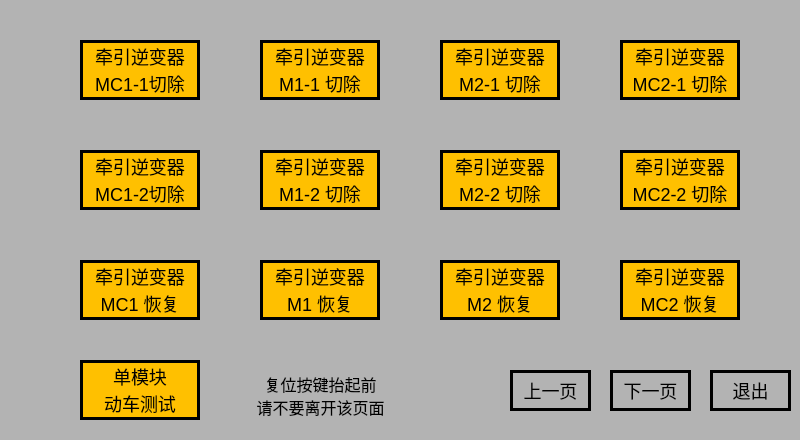
<?xml version="1.0" encoding="UTF-8"?>
<ui version="4.0">
 <class>VehicleInstructionTestPage</class>
 <widget class="QWidget" name="VehicleInstructionTestPage">
  <property name="geometry">
   <rect>
    <x>0</x>
    <y>0</y>
    <width>800</width>
    <height>440</height>
   </rect>
  </property>
  <property name="windowTitle">
   <string>Form</string>
  </property>
  <property name="styleSheet">
   <string notr="true"/>
  </property>
  <widget class="QLabel" name="VITest_background">
   <property name="geometry">
    <rect>
     <x>0</x>
     <y>0</y>
     <width>800</width>
     <height>440</height>
    </rect>
   </property>
   <property name="styleSheet">
    <string notr="true">background-color: rgb(179, 179, 179);</string>
   </property>
   <property name="text">
    <string/>
   </property>
  </widget>
  <widget class="QPushButton" name="VITest_Button_L1R1">
   <property name="geometry">
    <rect>
     <x>80</x>
     <y>40</y>
     <width>120</width>
     <height>60</height>
    </rect>
   </property>
   <property name="focusPolicy">
    <enum>Qt::NoFocus</enum>
   </property>
   <property name="styleSheet">
    <string notr="true">font: 75  18px ;
background-color: rgb(255, 192, 0);
border:3px solid rgb(0, 0, 0);</string>
   </property>
   <property name="text">
    <string>牵引逆变器
MC1-1切除</string>
   </property>
  </widget>
  <widget class="QPushButton" name="VITest_Button_L1R2">
   <property name="geometry">
    <rect>
     <x>260</x>
     <y>40</y>
     <width>120</width>
     <height>60</height>
    </rect>
   </property>
   <property name="focusPolicy">
    <enum>Qt::NoFocus</enum>
   </property>
   <property name="styleSheet">
    <string notr="true">font: 75  18px ;
background-color: rgb(255, 192, 0);
border:3px solid rgb(0, 0, 0);</string>
   </property>
   <property name="text">
    <string>牵引逆变器
M1-1 切除</string>
   </property>
  </widget>
  <widget class="QPushButton" name="VITest_Button_L1R3">
   <property name="geometry">
    <rect>
     <x>440</x>
     <y>40</y>
     <width>120</width>
     <height>60</height>
    </rect>
   </property>
   <property name="focusPolicy">
    <enum>Qt::NoFocus</enum>
   </property>
   <property name="styleSheet">
    <string notr="true">font: 75  18px ;
background-color: rgb(255, 192, 0);
border:3px solid rgb(0, 0, 0);</string>
   </property>
   <property name="text">
    <string>牵引逆变器
M2-1 切除</string>
   </property>
  </widget>
  <widget class="QPushButton" name="VITest_Button_L1R4">
   <property name="geometry">
    <rect>
     <x>620</x>
     <y>40</y>
     <width>120</width>
     <height>60</height>
    </rect>
   </property>
   <property name="focusPolicy">
    <enum>Qt::NoFocus</enum>
   </property>
   <property name="styleSheet">
    <string notr="true">font: 75  18px ;
background-color: rgb(255, 192, 0);
border:3px solid rgb(0, 0, 0);</string>
   </property>
   <property name="text">
    <string>牵引逆变器
MC2-1 切除</string>
   </property>
  </widget>
  <widget class="QPushButton" name="VITest_Button_prePage">
   <property name="geometry">
    <rect>
     <x>510</x>
     <y>370</y>
     <width>81</width>
     <height>41</height>
    </rect>
   </property>
   <property name="focusPolicy">
    <enum>Qt::NoFocus</enum>
   </property>
   <property name="styleSheet">
    <string notr="true">font: 75 18px ;
background-color: rgb(179, 179, 179);
border:3px solid rgb(0, 0, 0);</string>
   </property>
   <property name="text">
    <string>上一页</string>
   </property>
  </widget>
  <widget class="QPushButton" name="VITest_Button_nextPage">
   <property name="geometry">
    <rect>
     <x>610</x>
     <y>370</y>
     <width>81</width>
     <height>41</height>
    </rect>
   </property>
   <property name="focusPolicy">
    <enum>Qt::NoFocus</enum>
   </property>
   <property name="styleSheet">
    <string notr="true">font: 75 18px ;
background-color: rgb(179, 179, 179);
border:3px solid rgb(0, 0, 0);</string>
   </property>
   <property name="text">
    <string>下一页</string>
   </property>
  </widget>
  <widget class="QLabel" name="VITest_Label_Page">
   <property name="geometry">
    <rect>
     <x>410</x>
     <y>370</y>
     <width>91</width>
     <height>41</height>
    </rect>
   </property>
   <property name="styleSheet">
    <string notr="true">font: 75  18px ;</string>
   </property>
   <property name="text">
    <string/>
   </property>
  </widget>
  <widget class="QPushButton" name="VITest_Button_closePage">
   <property name="geometry">
    <rect>
     <x>710</x>
     <y>370</y>
     <width>81</width>
     <height>41</height>
    </rect>
   </property>
   <property name="focusPolicy">
    <enum>Qt::NoFocus</enum>
   </property>
   <property name="styleSheet">
    <string notr="true">font: 75 18px ;
background-color: rgb(179, 179, 179);
border:3px solid rgb(0, 0, 0);</string>
   </property>
   <property name="text">
    <string>退出</string>
   </property>
  </widget>
  <widget class="QPushButton" name="VITest_Button_L2R1">
   <property name="geometry">
    <rect>
     <x>80</x>
     <y>150</y>
     <width>120</width>
     <height>60</height>
    </rect>
   </property>
   <property name="focusPolicy">
    <enum>Qt::NoFocus</enum>
   </property>
   <property name="styleSheet">
    <string notr="true">font: 75  18px ;
background-color: rgb(255, 192, 0);
border:3px solid rgb(0, 0, 0);</string>
   </property>
   <property name="text">
    <string>牵引逆变器
MC1-2切除</string>
   </property>
  </widget>
  <widget class="QPushButton" name="VITest_Button_L2R3">
   <property name="geometry">
    <rect>
     <x>440</x>
     <y>150</y>
     <width>120</width>
     <height>60</height>
    </rect>
   </property>
   <property name="focusPolicy">
    <enum>Qt::NoFocus</enum>
   </property>
   <property name="styleSheet">
    <string notr="true">font: 75  18px ;
background-color: rgb(255, 192, 0);
border:3px solid rgb(0, 0, 0);</string>
   </property>
   <property name="text">
    <string>牵引逆变器
M2-2 切除</string>
   </property>
  </widget>
  <widget class="QPushButton" name="VITest_Button_L2R4">
   <property name="geometry">
    <rect>
     <x>620</x>
     <y>150</y>
     <width>120</width>
     <height>60</height>
    </rect>
   </property>
   <property name="focusPolicy">
    <enum>Qt::NoFocus</enum>
   </property>
   <property name="styleSheet">
    <string notr="true">font: 75  18px ;
background-color: rgb(255, 192, 0);
border:3px solid rgb(0, 0, 0);</string>
   </property>
   <property name="text">
    <string>牵引逆变器
MC2-2 切除</string>
   </property>
  </widget>
  <widget class="QPushButton" name="VITest_Button_L2R2">
   <property name="geometry">
    <rect>
     <x>260</x>
     <y>150</y>
     <width>120</width>
     <height>60</height>
    </rect>
   </property>
   <property name="focusPolicy">
    <enum>Qt::NoFocus</enum>
   </property>
   <property name="styleSheet">
    <string notr="true">font: 75  18px ;
background-color: rgb(255, 192, 0);
border:3px solid rgb(0, 0, 0);</string>
   </property>
   <property name="text">
    <string>牵引逆变器
M1-2 切除</string>
   </property>
  </widget>
  <widget class="QPushButton" name="VITest_Button_L3R1">
   <property name="geometry">
    <rect>
     <x>80</x>
     <y>260</y>
     <width>120</width>
     <height>60</height>
    </rect>
   </property>
   <property name="focusPolicy">
    <enum>Qt::NoFocus</enum>
   </property>
   <property name="styleSheet">
    <string notr="true">font: 75  18px ;
background-color: rgb(255, 192, 0);
border:3px solid rgb(0, 0, 0);</string>
   </property>
   <property name="text">
    <string>牵引逆变器
MC1 恢复</string>
   </property>
  </widget>
  <widget class="QPushButton" name="VITest_Button_L3R3">
   <property name="geometry">
    <rect>
     <x>440</x>
     <y>260</y>
     <width>120</width>
     <height>60</height>
    </rect>
   </property>
   <property name="focusPolicy">
    <enum>Qt::NoFocus</enum>
   </property>
   <property name="styleSheet">
    <string notr="true">font: 75  18px ;
background-color: rgb(255, 192, 0);
border:3px solid rgb(0, 0, 0);</string>
   </property>
   <property name="text">
    <string>牵引逆变器
M2 恢复</string>
   </property>
  </widget>
  <widget class="QPushButton" name="VITest_Button_L3R4">
   <property name="geometry">
    <rect>
     <x>620</x>
     <y>260</y>
     <width>120</width>
     <height>60</height>
    </rect>
   </property>
   <property name="focusPolicy">
    <enum>Qt::NoFocus</enum>
   </property>
   <property name="styleSheet">
    <string notr="true">font: 75  18px ;
background-color: rgb(255, 192, 0);
border:3px solid rgb(0, 0, 0);</string>
   </property>
   <property name="text">
    <string>牵引逆变器
MC2 恢复</string>
   </property>
  </widget>
  <widget class="QPushButton" name="VITest_Button_L3R2">
   <property name="geometry">
    <rect>
     <x>260</x>
     <y>260</y>
     <width>120</width>
     <height>60</height>
    </rect>
   </property>
   <property name="focusPolicy">
    <enum>Qt::NoFocus</enum>
   </property>
   <property name="styleSheet">
    <string notr="true">font: 75  18px ;
background-color: rgb(255, 192, 0);
border:3px solid rgb(0, 0, 0);</string>
   </property>
   <property name="text">
    <string>牵引逆变器
M1 恢复</string>
   </property>
  </widget>
  <widget class="QLabel" name="label">
   <property name="geometry">
    <rect>
     <x>240</x>
     <y>370</y>
     <width>161</width>
     <height>51</height>
    </rect>
   </property>
   <property name="styleSheet">
    <string notr="true">font: 75 16px ;
</string>
   </property>
   <property name="text">
    <string>复位按键抬起前
请不要离开该页面</string>
   </property>
   <property name="alignment">
    <set>Qt::AlignCenter</set>
   </property>
  </widget>
  <widget class="QPushButton" name="VITest_Button_TCUTest">
   <property name="geometry">
    <rect>
     <x>80</x>
     <y>360</y>
     <width>120</width>
     <height>60</height>
    </rect>
   </property>
   <property name="focusPolicy">
    <enum>Qt::NoFocus</enum>
   </property>
   <property name="styleSheet">
    <string notr="true">font: 75  18px ;
background-color: rgb(255, 192, 0);
border:3px solid rgb(0, 0, 0);</string>
   </property>
   <property name="text">
    <string>单模块
动车测试</string>
   </property>
  </widget>
 </widget>
 <resources/>
 <connections/>
</ui>
